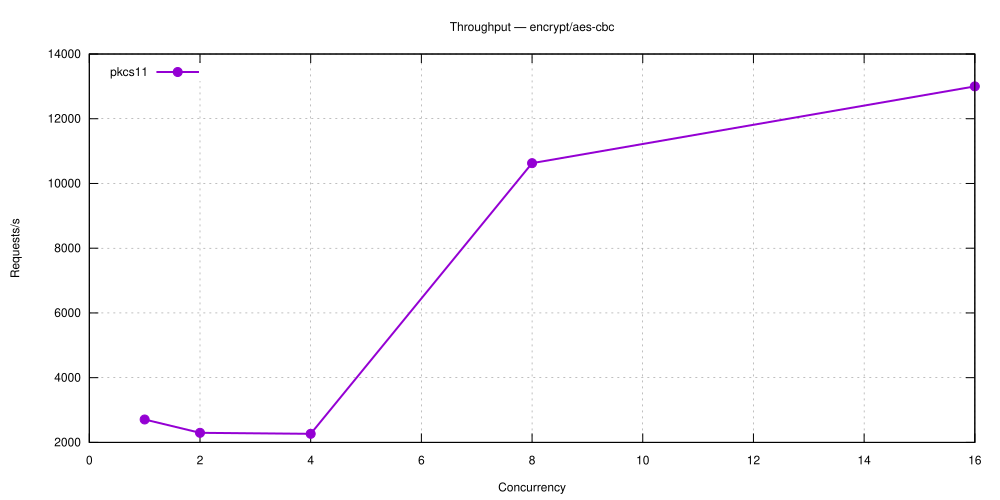

This chart was generated by the following gnuplot code:
set terminal svg size 1000,500 enhanced font 'Helvetica,12'
set output 'encrypt_aes-cbc.svg'
set title 'Throughput — encrypt/aes-cbc'
set grid
set xlabel 'Concurrency'
set ylabel 'Requests/s'
set key top left
plot 'encrypt_aes-cbc-5.28.0-pkcs11.dat' using 1:2 with linespoints lw 2 pt 7 title 'pkcs11'
